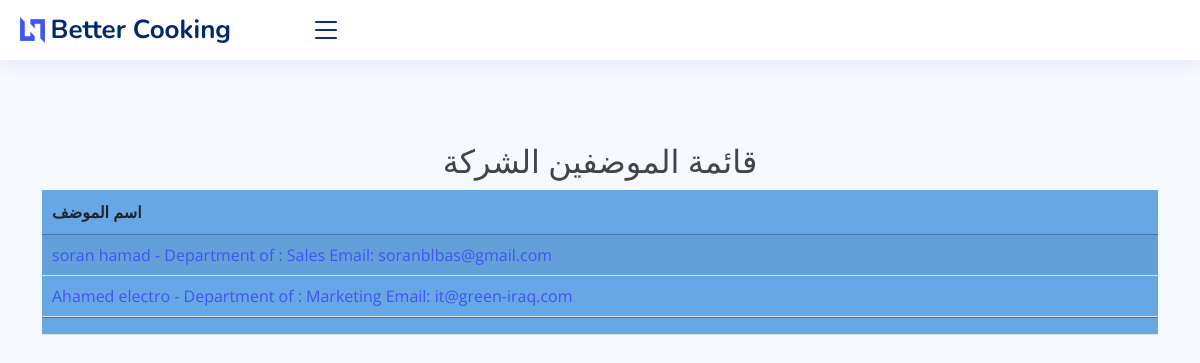
The page /employees/ on the database as committed earlier.
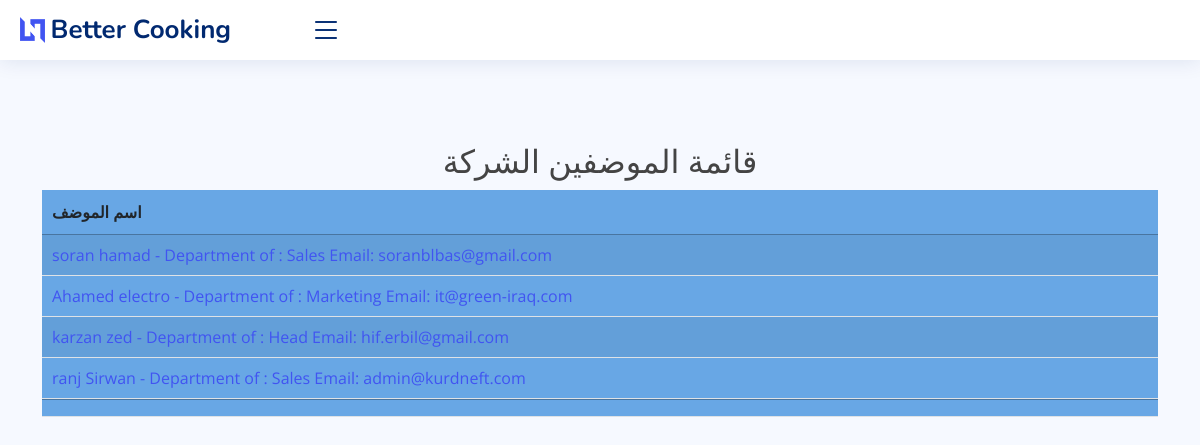
The same page on the database as committed later.
### core/models.py (models this page shows, shortened)
class Employee(models.Model):
    first_name = models.CharField(max_length=50)
    last_name = models.CharField(max_length=50)
    email = models.EmailField()
    phone_number = models.CharField(max_length=20)
    hire_date = models.DateField()
    job_title = models.CharField(max_length=50)
    department = models.CharField(max_length=50)

### core/views.py (the view)
# urls.py: path('employees/', views.employee_list, name='employee_list'),
def employee_list(request):
    employees = Employee.objects.all()
    return render(request, 'core/reports/employee_list.html', {'employees': employees})

### core/templates/core/reports/employee_list.html
{% extends 'core/base.html' %}
{% block content %}
    <br>
    <br> <br>    <br>
    <br> <br>
    <h2 class="text-center"> قائمة الموضفين الشركة </h2>
    <table id="employee" class="table table-striped" style="background-color: #68a7e5">
        <thead>
        <tr>
            <th>اسم الموضف</th>
        </tr>
        </thead>
        <tbody>
        {% for employee in  employees %}
            <tr class="container" >
                <td>
                    <a href="{% url 'employee_detail' employee.pk %}">{{ employee.first_name }}
                        {{ employee.last_name }} - Department of : {{ employee.department }}
                        Email: {{ employee.email }}</a>
                </td>
            </tr>
        {% endfor %}
        </tbody>
        <tfoot>
        <th></th>
        </tfoot>
    </table>
{% endblock %}

Rows that differ between the two databases and show on the page:
added Employee: first_name "karzan", last_name "zed", department "Head", email "hif.erbil@gmail.com"
added Employee: first_name "ranj", last_name "Sirwan", department "Sales", email "admin@kurdneft.com"
